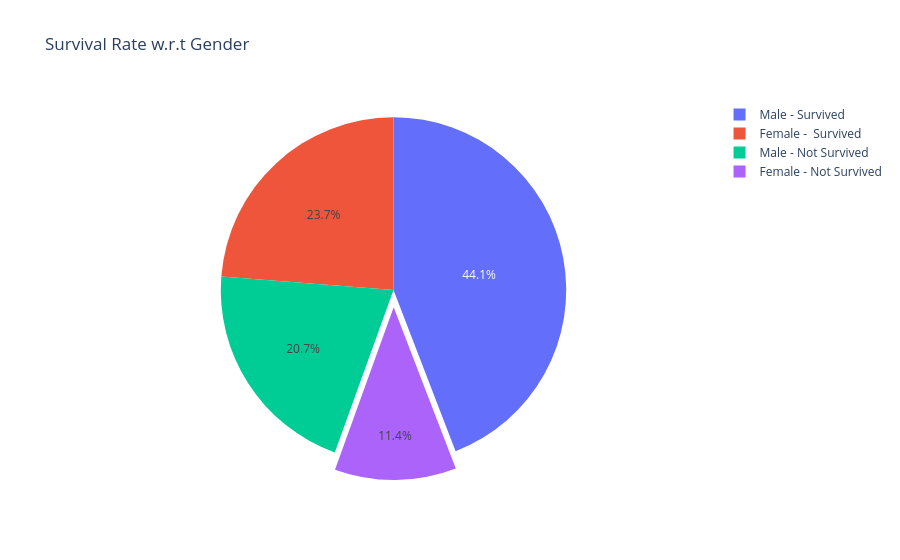

Notebook cell for this chart:
### Code cell
# pie chart
labels = ['Male - Survived','Male - Not Survived', "Female -  Survived", "Female - Not Survived"]
values = [len(male_survived),len(male_not_survived), len(female_survived),len(female_not_urvived)]

pie = go.Figure(data=[go.Pie(labels=labels, values=values, pull=[0, 0, 0, 0.1])])
pie.update_layout(title_text="Survival Rate w.r.t Gender")

pie.show()

### Figure 1 — Plotly figure (JSON) as saved in the notebook; plotly's stock layout.template omitted (floating-point values rounded to 4 significant figures)
{"data": [{"labels": ["Male - Survived", "Male - Not Survived", "Female -  Survived", "Female - Not Survived"], "pull": [0, 0, 0, 0.1], "type": "pie", "values": [132, 62, 71, 34]}], "layout": {"autosize": true, "title": {"text": "Survival Rate w.r.t Gender"}}}
